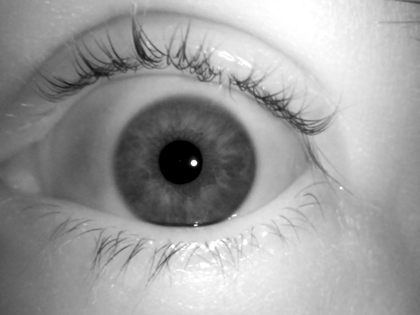
%> input picture data-raw/example.png, 420 x 315 px, shrunk from 640 x 480 before the run; its folder holds only this picture in this run
$ octave runSegmentation.m   (GNU Octave 9; MATLAB toolbox functions it lacks are replaced by stand-ins)
%> lines starting %> are read from the running program, lines starting %| are printed output that depends on the picture
### manualSegmGUI.m
% manualSegmGUI(...
%       fileNameBMP,...
%       fileNamePupil,...
%       fileNameIris,...
%       fileNameLowerEyelid,...
%       fileNameUpperEyelid,...
%       fileNameUpperCorners,...
%       fileNameMask);
%
% Manual iris segmentation by curve fitting. Once the input image appears,
% press the button:
%
%  'p' for pupil,
%  'i' for iris,
%  'u' for upper eyelid,
%  'l' for lower eyelid,
%  'm' for manual mask annotation,
%  'c' for corners.
%
% Use a mouse to select as many points as you like (minimum 3 to have a
% unique curve fitting result, and typicaly 5-10 is fine). Press
% 'enter/return' to accept the selection. Curve fitted to the selected
% points should appear. You can repeat each selection for each curve in any
% time (the order is irrelevant).
%
% fileNameBMP:          name of input image file
% fileNamePupil:        name of file with pupil points
% fileNameIris:         name of file with iris points
% fileNameLowerEyelid:  name of file with lower eyelid points
% fileNameUpperEyelid:  name of file with upper eyelid points
% fileNameUpperCorners: name of file with corner points
% fileNameMask:         name of file with binary mask
%
% __________________________________________________________________
% Adam Czajka, March 09, 2017, http://zbum.ia.pw.edu.pl/EN/node/37

function stopTheMusic = manualSegmGUI(...
    fileNameBMP,...
    fileNamePupil,...
    fileNameIris,...
    fileNameLowerEyelid,...
    fileNameUpperEyelid,...
    fileNameUpperCorners,...
    fileNameMask)
%> called with fileNameBMP = './data-raw/example.png', fileNamePupil = './data-results/example_Pupil.txt', fileNameIris = './data-results/example_Iris.txt', fileNameLowerEyelid = './data-results/example_LowerEyelid.txt', fileNameUpperEyelid = './data-results/example_UpperEyelid.txt', fileNameUpperCorners = './data-results/example_Corners.txt', fileNameMask = './data-results/example_Mask.bmp'

% set the variables
upperEyelidPoints = [];
lowerEyelidPoints = [];
innerBoundaryPoints = [];
outerBoundaryPoints = [];
cornerPoints = [];
stopTheMusic = false;

doWhile = true;
texts.date = '';
texts.data = '';
texts.x = 55;
texts.y = 10;

showMask = false;
img = imread(fileNameBMP);
%> img is the input picture: size 315x420 uint8; min 0, max 255, mean 157.4
imSize = size(img);
%> imSize = [315 420]
manualMask = uint8(zeros(size(img,1),size(img,2)));
[xm,ym] = meshgrid(1:size(img,2),1:size(img,1));
clear img

eraserR = 12;

while (doWhile)

    errorFound = false;
    errorMessage = [];

    % show what we have in the moment
    showIris(...
        fileNameBMP,...
        innerBoundaryPoints,...
        outerBoundaryPoints,...
        upperEyelidPoints,...
        lowerEyelidPoints,...
        cornerPoints,...
        manualMask,...
        showMask,0,...
        texts);

    % read screen action
    [x1,y1,b] = ginputc(1,'color','g','linewidth',2,'ShowPoints',true,'ConnectPoints',false);

    if (b == 112) % 'p' pressed -> pupil
        showMask = false;
        texts.data = 'PUPIL';
        innerBoundaryPoints = [];
        locAct(1:3) = 0;

        % show what we have in the moment
        showIris(...
            fileNameBMP,...
            innerBoundaryPoints,...
            outerBoundaryPoints,...
            upperEyelidPoints,...
            lowerEyelidPoints,...
            cornerPoints,...
            manualMask,...
            showMask,0,...
            texts);

        [x,y] = ginputc('color','g','linewidth',2,'ShowPoints',true,'ConnectPoints',false);
        innerBoundaryPoints(1,:) = x;
        innerBoundaryPoints(2,:) = y;
        texts.data = '';
    end

    if (b == 105) % 'i' pressed -> iris
        showMask = false;
        texts.data = 'IRIS';
        outerBoundaryPoints = [];
        locAct(4:6) = 0;

        % show what we have in the moment
        showIris(...
            fileNameBMP,...
            innerBoundaryPoints,...
            outerBoundaryPoints,...
            upperEyelidPoints,...
            lowerEyelidPoints,...
            cornerPoints,...
            manualMask,...
            showMask,0,...
            texts);

        [x,y] = ginputc('color','g','linewidth',2,'ShowPoints',true,'ConnectPoints',false);
        outerBoundaryPoints(1,:) = x;
        outerBoundaryPoints(2,:) = y;
        texts.data = '';
    end

    if (b == 117) % 'u' pressed -> upper eyelid
        showMask = false;
        texts.data = 'UPPER eyelid';
        upperEyelidPoints = [];

        % show what we have in the moment
        showIris(...
            fileNameBMP,...
            innerBoundaryPoints,...
            outerBoundaryPoints,...
            upperEyelidPoints,...
            lowerEyelidPoints,...
            cornerPoints,...
            manualMask,...
            showMask,0,...
            texts);

        [x,y] = ginputc('color','g','linewidth',2,'ShowPoints',true,'ConnectPoints',false);

        upperEyelidPoints(1,:) = x;
        upperEyelidPoints(2,:) = y;
        texts.data = '';
    end

    if (b == 108) % 'l' pressed -> lower eyelid
        showMask = false;
        texts.data = 'LOWER eyelid';
        lowerEyelidPoints = [];

        % show what we have in the moment
        showIris(...
            fileNameBMP,...
            innerBoundaryPoints,...
            outerBoundaryPoints,...
            upperEyelidPoints,...
            lowerEyelidPoints,...
            cornerPoints,...
            manualMask,...
            showMask,0,...
            texts);

        [x y] = ginputc('color','g','linewidth',2,'ShowPoints',true,'ConnectPoints',false);
        lowerEyelidPoints(1,:) = x;
        lowerEyelidPoints(2,:) = y;
        texts.data = '';
    end

    if (b == 99) % 'c' pressed -> corners
        showMask = false;
        texts.data = 'CORNERS';
        cornerPoints = [];

        % show what we have in the moment
        showIris(...
            fileNameBMP,...
            innerBoundaryPoints,...
            outerBoundaryPoints,...
            upperEyelidPoints,...
            lowerEyelidPoints,...
            cornerPoints,...
            manualMask,...
            showMask,0,...
            texts);

        [x y] = ginputc('color','g','linewidth',2,'ShowPoints',true,'ConnectPoints',false)
        cornerPoints(1,:) = x;
        cornerPoints(2,:) = y;
        texts.data = '';
    end

    if (b == 109) % 'm' pressed -> occlusions
        % toggle the mode
        showMask = true;
        texts.data = 'MASK';

        doStuff = true;
        while (doStuff)
            showIris(...
                fileNameBMP,...
                innerBoundaryPoints,...
                outerBoundaryPoints,...
                upperEyelidPoints,...
                lowerEyelidPoints,...
                cornerPoints,...
                manualMask,...
                showMask,eraserR,...
                texts);

            [x y b2] = ginput(1);
            if (b2 == 1) % brush
                r = sqrt((xm-x).^2+(ym-y).^2);
                manualMask(find(r<=eraserR)) = 255;
            elseif (b2 == 3) % eraser
                r = sqrt((xm-x).^2+(ym-y).^2);
                manualMask(find(r<=eraserR)) = 0;
            elseif (b2 == 43) % increase the mask size
                eraserR = eraserR + 1;
            elseif (b2 == 45) % decrease the mask size
                eraserR = max(1,eraserR - 1);
            else
                doStuff = false;
            end
        end
        showMask = false;
        texts.data = '';
    end


    if (b == 115) % 's' pressed -> save the results

        % inner boundary points
        fid = fopen(fileNamePupil,'w');
        for i=1:max(size(innerBoundaryPoints))
            fprintf(fid,'%i ',uint16(round(innerBoundaryPoints(1,i))));
        end
        fprintf(fid,'\n');
        for i=1:max(size(innerBoundaryPoints))
            fprintf(fid,'%i ',uint16(round(innerBoundaryPoints(2,i))));
        end

        [message,~] = ferror(fid);
        if (~isempty(message))
            errorFound = true;
            errorMessage = [errorMessage ' fileNamePupil: ' message];
        end
        fclose(fid);

        % outer boundary points:
        fid = fopen(fileNameIris,'w');
        for i=1:max(size(outerBoundaryPoints))
            fprintf(fid,'%i ',uint16(round(outerBoundaryPoints(1,i))));
        end
        fprintf(fid,'\n');
        for i=1:max(size(outerBoundaryPoints))
            fprintf(fid,'%i ',uint16(round(outerBoundaryPoints(2,i))));
        end

        [message,~] = ferror(fid);
        if (~isempty(message))
            errorFound = true;
            errorMessage = [errorMessage ' fileNameIris: ' message];
        end
        fclose(fid);

        % upper eyelid points:
        fid = fopen(fileNameUpperEyelid,'w');
        for i=1:max(size(upperEyelidPoints))
            fprintf(fid,'%i ',uint16(round(upperEyelidPoints(1,i))));
        end
        fprintf(fid,'\n');
        for i=1:max(size(upperEyelidPoints))
            fprintf(fid,'%i ',uint16(round(upperEyelidPoints(2,i))));
        end

        [message,~] = ferror(fid);
        if (~isempty(message))
            errorFound = true;
            errorMessage = [errorMessage ' fileNameUpperEyelid: ' message];
        end
        fclose(fid);


        % lower eyelid points
        fid = fopen(fileNameLowerEyelid,'w');
        for i=1:max(size(lowerEyelidPoints))
            fprintf(fid,'%i ',uint16(round(lowerEyelidPoints(1,i))));
        end
        fprintf(fid,'\n');
        for i=1:max(size(lowerEyelidPoints))
            fprintf(fid,'%i ',uint16(round(lowerEyelidPoints(2,i))));
        end

        [message,~] = ferror(fid);
        if (~isempty(message))
            errorFound = true;
            errorMessage = [errorMessage ' fileNameLowerEyelid: ' message];
        end
        fclose(fid);

        % corners
        fid = fopen(fileNameUpperCorners,'w');
        for i=1:max(size(cornerPoints))
            fprintf(fid,'%i ',uint16(round(cornerPoints(1,i))));
        end
        fprintf(fid,'\n');
        for i=1:max(size(cornerPoints))
            fprintf(fid,'%i ',uint16(round(cornerPoints(2,i))));
        end

        [message,~] = ferror(fid);
        if (~isempty(message))
            errorFound = true;
            errorMessage = [errorMessage ' cornerPoints: ' message];
        end
        fclose(fid);


        % binary mask
        finalMask = cartesianMask(...
            imSize,...
            innerBoundaryPoints,...
            outerBoundaryPoints,...
            upperEyelidPoints,...
            lowerEyelidPoints,...
            manualMask);
        imwrite(uint8(255-finalMask),fileNameMask);

        if (errorFound)
            set(text(11,56,message,'Color','blue'),'FontSize',14);
            set(text(10,55,message,'Color','white'),'FontSize',14);
        else
            set(text(11,56,'Segmentation results saved','Color','blue'),'FontSize',14);
            set(text(10,55,'Segmentation results saved','Color','white'),'FontSize',14);
        end

        % ... and stop the music
        doWhile = false;
    end

    if (b == 113) % 'q' pressed -> stop the music
        stopTheMusic = true;
        doWhile = false;
    end

end

### showIris.m
% showIrisEyelids(img,locAct,upperEyelidPoints,lowerEyelidPoints)
%
% Visualization of manual segmentation. Used with manualSegmGUI(...)
%
% __________________________________________________________________
% Adam Czajka, March 09, 2017, http://zbum.ia.pw.edu.pl/EN/node/37

function showIris(...
    fileNameBMP,...
    innerBoundaryPoints,...
    outerBoundaryPoints,...
    upperEyelidPoints,...
    lowerEyelidPoints,...
    cornerPoints,...
    manualMask,...
    showMask,...
    eraserR,...
    texts)
%> called with fileNameBMP = './data-raw/example.png', innerBoundaryPoints = [], outerBoundaryPoints = [], upperEyelidPoints = [], lowerEyelidPoints = [], cornerPoints = [], showMask = false, eraserR = 0


%% Read the image
img = imread(fileNameBMP);
if (ndims(img) == 3)
    img = rgb2gray(img(:,:,1:3));
end
[imSize(1),imSize(2)] = size(img);


%% Image enhancement -- if needed
% Gamma correction:
% img = uint8(gamma_correction(img,[0 255],[0 255],0.6));
% CLAHE:
img = adapthisteq(img,'clipLimit',0.01,'Distribution','uniform');
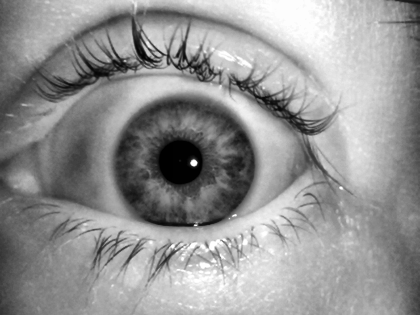
%> img: size 315x420 uint8; min 0, max 255, mean 147.8


%% do the approximations
segmParamsCirc = -ones(1,6);
upperEyelidCurveP = [];
lowerEyelidCurveP = [];

% pupil / iris
if ~isempty(innerBoundaryPoints)
    [segmParamsCirc(1),segmParamsCirc(2),segmParamsCirc(3)] = circfit(innerBoundaryPoints(1,:),innerBoundaryPoints(2,:));
end
if ~isempty(outerBoundaryPoints)
    [segmParamsCirc(4),segmParamsCirc(5),segmParamsCirc(6)] = circfit(outerBoundaryPoints(1,:),outerBoundaryPoints(2,:));
end

% eyelids
if ~isempty(upperEyelidPoints)
    upperEyelidCurveP = polyfit(upperEyelidPoints(1,:),upperEyelidPoints(2,:),2);
end
if ~isempty(lowerEyelidPoints)
    lowerEyelidCurveP = polyfit(lowerEyelidPoints(1,:),lowerEyelidPoints(2,:),2);
end

if (segmParamsCirc(6)<=0) p = 256;
else p = segmParamsCirc(6);
end
t = linspace(0,2*pi,round(2*pi*p));
cs = [cos(t);sin(t)];


%% calculate the current mask

% add manual mask
maskVis = uint8(zeros(size(img,1),size(img,2)));

if (showMask)
    maskVis = cartesianMask(...
        imSize,...
        innerBoundaryPoints,...
        outerBoundaryPoints,...
        upperEyelidPoints,...
        lowerEyelidPoints,...
        manualMask);
end


%% plot iris image and the mask
figure(1)
hold on
cla(1)

img3 = uint8(255*ones(size(img,1),size(img,2),3));
img3(:,:,1) = uint8(img)+maskVis;
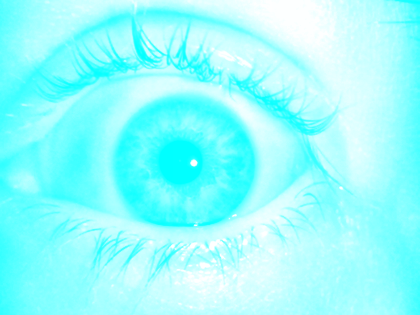
%> img3: size 315x420x3 uint8; mean R, G, B 147.8, 255, 255
img3(:,:,2) = uint8(img);
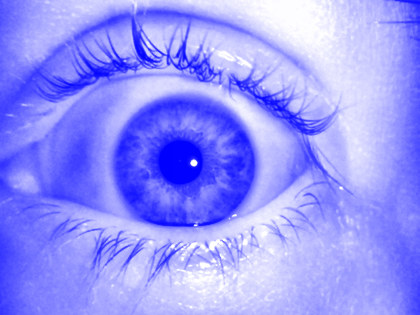
%> img3: size 315x420x3 uint8; mean R, G, B 147.8, 147.8, 255
img3(:,:,3) = uint8(img)+maskVis;

imagesc(img3);
axis equal

set(gca,'YDir','reverse')

% show the eraser size
circf(60,100,eraserR,'y');

%% display the name of file being processed
set(text(12,22,fileNameBMP,'Color','w'),'FontSize',20);
set(text(10,20,fileNameBMP,'Color','k'),'FontSize',20);
set(text(texts.y+2,texts.x+2,texts.data,'Color','w'),'FontSize',20);
set(text(texts.y,texts.x+1,texts.data,'Color','k'),'FontSize',20);

%% plot curves if no mask is displayed
if (~showMask)

    %% plot inner boundary
    if (segmParamsCirc(1)>0 && segmParamsCirc(2)>0)
        plot(segmParamsCirc(1),segmParamsCirc(2),'y+');
        set(plot(segmParamsCirc(1)+segmParamsCirc(3)*cs(1,:),segmParamsCirc(2)+segmParamsCirc(3)*cs(2,:)),'LineWidth',2,'Color','y')

        for i=1:length(innerBoundaryPoints)
            set(plot(innerBoundaryPoints(1,:),innerBoundaryPoints(2,:),'y.'),'MarkerSize',30);
        end

    end

    %% plot outer boundary
    if (segmParamsCirc(4)>0 && segmParamsCirc(5)>0)
        plot(segmParamsCirc(4),segmParamsCirc(5),'bo');
        set(plot(segmParamsCirc(4)+segmParamsCirc(6)*cs(1,:),segmParamsCirc(5)+segmParamsCirc(6)*cs(2,:)),'LineWidth',2,'Color','b')
        for i=1:length(outerBoundaryPoints)
            set(plot(outerBoundaryPoints(1,:),outerBoundaryPoints(2,:),'b.'),'MarkerSize',30);
        end
    end

    %% plot the upper eyelid
    if ~isempty(upperEyelidPoints)

        % selected points:
        for i=1:length(upperEyelidPoints)
            set(plot(upperEyelidPoints(1,:),upperEyelidPoints(2,:),'r.'),'MarkerSize',30);
        end

        % approximation:
        for x=1:imSize(2)
            yU(x) = upperEyelidCurveP(3)+x*upperEyelidCurveP(2)+upperEyelidCurveP(1)*x^2;
        end

        % plot only within the screen:
        yy = (yU <= imSize(1)) & (yU > 0);
        yU = yU(yy);

        set(plot(find(yy),yU,'r-'),'LineWidth',2);
    end

    %% plot the lower eyelid
    if ~isempty(lowerEyelidPoints)

        % points:
        for i=1:length(lowerEyelidPoints)
            set(plot(lowerEyelidPoints(1,:),lowerEyelidPoints(2,:),'r.'),'MarkerSize',30);
        end

        % approximation:
        for x=1:imSize(2)
            yL(x) = lowerEyelidCurveP(3)+x*lowerEyelidCurveP(2)+lowerEyelidCurveP(1)*x^2;
        end

        % plot only within the screen:
        yy = (yL <= imSize(1)) & (yL > 0);
        yL = yL(yy);

        set(plot(find(yy),yL,'r-'),'LineWidth',2);

    end


    %% plot corner points
    if ~isempty(cornerPoints)

        for i=1:length(cornerPoints)
            set(plot(cornerPoints(1,:),cornerPoints(2,:),'gd'),'MarkerSize',12);
        end

    end

end

%% show texts

% acquisition date
if ~isempty(texts.date)

    year = texts.date(1);
    month = texts.date(2);
    day = texts.date(3);
    hour = texts.date(4);
    minute = texts.date(5);
    second = texts.date(6);

    set(text(11,51,['Acquisition time:  ' ...
        num2str(month) '/' num2str(day) '/' num2str(year) '  |  ' num2str(hour) ':' num2str(minute,'%02d') ':' num2str(second,'%02d')],...
        'Color','blue'),'FontSize',16);
    set(text(10,50,['Acquisition time:  ' ...
        num2str(month) '/' num2str(day) '/' num2str(year) '  |  ' num2str(hour) ':' num2str(minute,'%02d') ':' num2str(second,'%02d')],...
        'Color','white'),'FontSize',16);
end

hold off

### circf.m
function h = circf(x,y,r,color)

N = 200;
THETA = linspace(0,2*pi,N);
RHO = ones(1,N)*r;
[px,py] = pol2cart(THETA,RHO);
h=fill(px+x,py+y,color);

### runSegmentation.m
clear all
close all

DIR_RAW = './data-raw/';
DIR_RESULTS = './data-results/';

STATE_FILE = 'savedState.mat';
imfiles = dir([DIR_RAW '*.png']);

% -> uncomment lines commented below if you need to stop and continue after a break
if (exist(STATE_FILE,'file'))
     load(STATE_FILE)
else
    lastI = 0;
end
% <-

disp(['Starting from file #' num2str(lastI+1) ' (' imfiles(lastI+1).name ')'])

for i=lastI+1:length(imfiles)

    fileNameBMP = imfiles(i).name;
    fileNamePupil = [DIR_RESULTS fileNameBMP(1:end-4) '_Pupil.txt'];
    fileNameIris = [DIR_RESULTS fileNameBMP(1:end-4) '_Iris.txt'];
    fileNameLowerEyelid = [DIR_RESULTS fileNameBMP(1:end-4) '_LowerEyelid.txt'];
    fileNameUpperEyelid = [DIR_RESULTS fileNameBMP(1:end-4) '_UpperEyelid.txt'];
    fileNameUpperCorners = [DIR_RESULTS fileNameBMP(1:end-4) '_Corners.txt'];
    fileNameMask = [DIR_RESULTS fileNameBMP(1:end-4) '_Mask.bmp'];

    stopTheMusic = manualSegmGUI(...
        [DIR_RAW fileNameBMP],...
        fileNamePupil,...
        fileNameIris,...
        fileNameLowerEyelid,...
        fileNameUpperEyelid,...
        fileNameUpperCorners,...
        fileNameMask);
%> in manualSegmGUI, `showIris( fileNameBMP, innerBoundaryPoints, outerBoundaryPoints, upper..`:
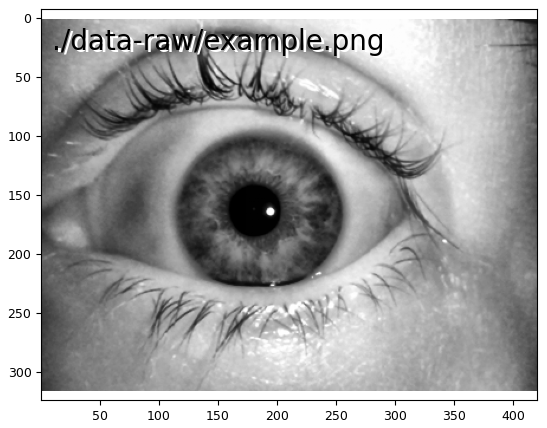
%> figure redrawn from the program's plot data
%> the run ends on the next line
